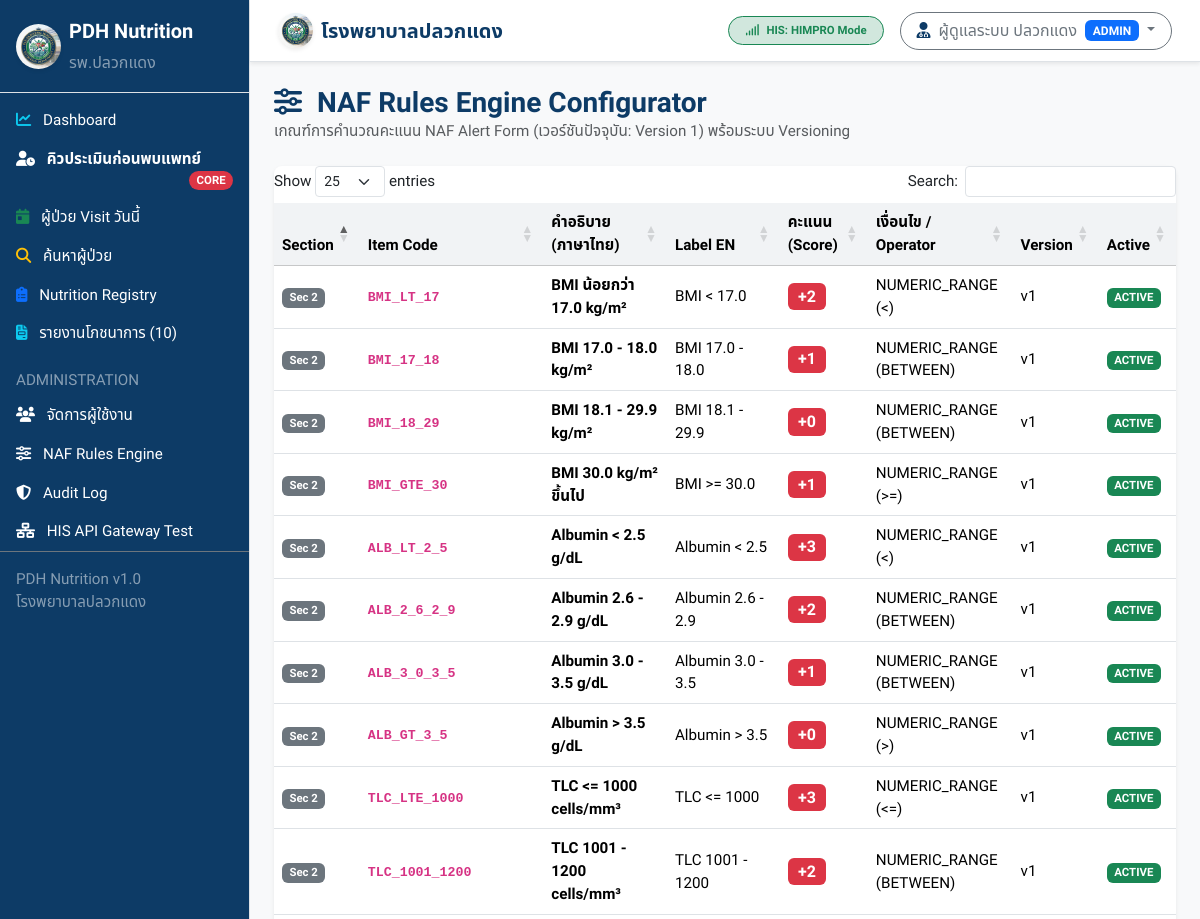
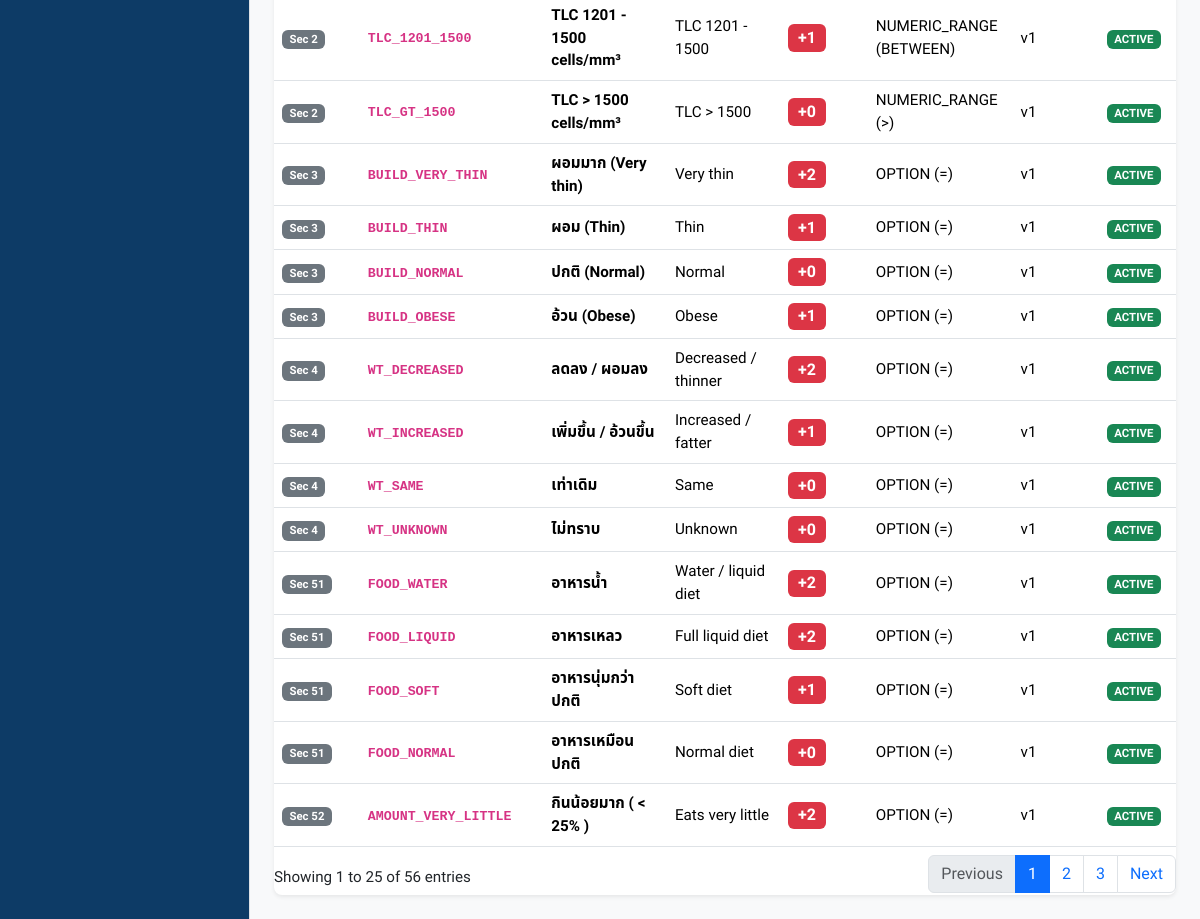
/admin/rules (signed in), run on the app's committed database (2 pictures, top to bottom).
### tables this page shows
CREATE TABLE `naf_rules` (
  `id` INT AUTO_INCREMENT PRIMARY KEY,
  `section` INT NOT NULL,
  `item_code` VARCHAR(50) NOT NULL,
  `label_th` VARCHAR(255) NOT NULL,
  `label_en` VARCHAR(255) NULL,
  `score` INT NOT NULL DEFAULT 0,
  `condition_type` VARCHAR(50) NOT NULL DEFAULT 'OPTION',
  `min_value` DECIMAL(8,2) NULL,
  `max_value` DECIMAL(8,2) NULL,
  `operator` VARCHAR(10) NULL,
  `version` INT NOT NULL DEFAULT 1,
  `active` TINYINT(1) NOT NULL DEFAULT 1,
  `effective_from` DATE NULL,
  `effective_to` DATE NULL,
  INDEX `idx_rules_sec` (`section`),
  INDEX `idx_rules_ver` (`version`)
);

### app/Controllers/AdminController.php (called while the page is built, shortened)
<?php
class AdminController {
    public function rules(): void {
        $pdo = Database::getConnection();
        $stmt = $pdo->query("SELECT * FROM naf_rules ORDER BY version DESC, section ASC, id ASC");
        $rules = $stmt->fetchAll(PDO::FETCH_ASSOC);
        require __DIR__ . '/../../views/admin/rules.php';
    }
}

### views/admin/rules.php (the view, shortened to what this page needs)
<?php
require __DIR__ . '/../layouts/header.php';
require __DIR__ . '/../layouts/sidebar.php';
?>
<div id="page-content-wrapper" class="w-100">
  <?php require __DIR__ . '/../layouts/navbar.php'; ?>
  <div class="container-fluid p-4">
    <div class="mb-4">
      <h3 class="fw-bold text-pdh-blue mb-0"><i class="fa-solid fa-sliders me-2"></i> NAF Rules Engine Configurator</h3>
      <p class="text-muted mb-0">เกณฑ์การคำนวณคะแนน NAF Alert Form (เวอร์ชันปัจจุบัน: Version 1) พร้อมระบบ Versioning</p>
    </div>
    <div class="card shadow-sm border-0">
      <div class="card-body p-0">
        <div class="table-responsive">
          <table class="table table-hover align-middle mb-0 datatable">
            <thead class="table-light">
              <tr>
                <th>Section</th>
                <th>Item Code</th>
                <th>คำอธิบาย (ภาษาไทย)</th>
                <th>Label EN</th>
                <th>คะแนน (Score)</th>
                <th>เงื่อนไข / Operator</th>
                <th>Version</th>
                <th>Active</th>
              </tr>
            </thead>
            <tbody>
              <?php foreach ($rules as $r): ?>
                <tr>
                  <td><span class="badge bg-secondary">Sec <?= $r['section'] ?></span></td>
                  <td class="fw-bold text-pdh-blue"><code><?= htmlspecialchars($r['item_code']) ?></code></td>
                  <td class="fw-bold"><?= htmlspecialchars($r['label_th']) ?></td>
                  <td><?= htmlspecialchars($r['label_en'] ?: '-') ?></td>
                  <td><span class="badge bg-danger fs-6">+<?= $r['score'] ?></span></td>
                  <td><?= htmlspecialchars($r['condition_type']) ?> (<?= htmlspecialchars($r['operator'] ?: '=') ?>)</td>
                  <td>v<?= $r['version'] ?></td>
                  <td>
                    <?php if ($r['active']): ?>
                      <span class="badge bg-success">ACTIVE</span>
                    <?php else: ?>
                      <span class="badge bg-secondary">INACTIVE</span>
                    <?php endif; ?>
                  </td>
                </tr>
              <?php endforeach; ?>
            </tbody>
          </table>
        </div>
      </div>
    </div>
  </div>
</div>
<?php require __DIR__ . '/../layouts/footer.php'; ?>

### public/assets/css/custom.css (style rules this page uses)
:root { --pdh-blue: #0d3b66; --pdh-blue-light: #1d5b96; --pdh-green: #06d6a0; --pdh-amber: #f77f00; --pdh-red: #d62828; --pdh-purple: #7209b7; --pdh-gray: #f8f9fa; --pdh-dark: #212529; }
body { font-family: 'Sarabun', 'Noto Sans Thai', sans-serif; background-color: var(--pdh-gray); color: var(--pdh-dark); font-size: 0.95rem; }
.text-pdh-blue { color: var(--pdh-blue) !important; }
.card { border-radius: 8px; border: 1px solid rgba(0, 0, 0, 0.08); box-shadow: 0 2px 6px rgba(0, 0, 0, 0.04); }
.table th { font-weight: 600; background-color: #f1f3f5; }

### data on the page
naf_rules: section "2", item_code "BMI_LT_17", label_th "BMI น้อยกว่า 17.0 kg/m²", label_en "BMI < 17.0", score "2", condition_type "NUMERIC_RANGE", operator "<", version "1", active "ACTIVE"
naf_rules: section "2", item_code "BMI_17_18", label_th "BMI 17.0 - 18.0 kg/m²", label_en "BMI 17.0 - 18.0", score "1", condition_type "NUMERIC_RANGE", operator "BETWEEN", version "1", active "ACTIVE"
naf_rules: section "2", item_code "BMI_18_29", label_th "BMI 18.1 - 29.9 kg/m²", label_en "BMI 18.1 - 29.9", score "0", condition_type "NUMERIC_RANGE", operator "BETWEEN", version "1", active "ACTIVE"
naf_rules: section "2", item_code "BMI_GTE_30", label_th "BMI 30.0 kg/m² ขึ้นไป", label_en "BMI >= 30.0", score "1", condition_type "NUMERIC_RANGE", operator ">=", version "1", active "ACTIVE"
naf_rules: section "2", item_code "ALB_LT_2_5", label_th "Albumin < 2.5 g/dL", label_en "Albumin < 2.5", score "3", condition_type "NUMERIC_RANGE", operator "<", version "1", active "ACTIVE"
naf_rules: section "2", item_code "ALB_2_6_2_9", label_th "Albumin 2.6 - 2.9 g/dL", label_en "Albumin 2.6 - 2.9", score "2", condition_type "NUMERIC_RANGE", operator "BETWEEN", version "1", active "ACTIVE"
naf_rules: section "2", item_code "ALB_3_0_3_5", label_th "Albumin 3.0 - 3.5 g/dL", label_en "Albumin 3.0 - 3.5", score "1", condition_type "NUMERIC_RANGE", operator "BETWEEN", version "1", active "ACTIVE"
naf_rules: section "2", item_code "ALB_GT_3_5", label_th "Albumin > 3.5 g/dL", label_en "Albumin > 3.5", score "0", condition_type "NUMERIC_RANGE", operator ">", version "1", active "ACTIVE"
naf_rules: section "2", item_code "TLC_LTE_1000", label_th "TLC <= 1000 cells/mm³", label_en "TLC <= 1000", score "3", condition_type "NUMERIC_RANGE", operator "<=", version "1", active "ACTIVE"
naf_rules: section "2", item_code "TLC_1001_1200", label_th "TLC 1001 - 1200 cells/mm³", label_en "TLC 1001 - 1200", score "2", condition_type "NUMERIC_RANGE", operator "BETWEEN", version "1", active "ACTIVE"
naf_rules: section "2", item_code "TLC_1201_1500", label_th "TLC 1201 - 1500 cells/mm³", label_en "TLC 1201 - 1500", score "1", condition_type "NUMERIC_RANGE", operator "BETWEEN", version "1", active "ACTIVE"
naf_rules: section "2", item_code "TLC_GT_1500", label_th "TLC > 1500 cells/mm³", label_en "TLC > 1500", score "0", condition_type "NUMERIC_RANGE", operator ">", version "1", active "ACTIVE"
naf_rules: section "3", item_code "BUILD_VERY_THIN", label_th "ผอมมาก (Very thin)", label_en "Very thin", score "2", condition_type "OPTION", operator "=", version "1", active "ACTIVE"
naf_rules: section "3", item_code "BUILD_THIN", label_th "ผอม (Thin)", label_en "Thin", score "1", condition_type "OPTION", operator "=", version "1", active "ACTIVE"
naf_rules: section "3", item_code "BUILD_NORMAL", label_th "ปกติ (Normal)", label_en "Normal", score "0", condition_type "OPTION", operator "=", version "1", active "ACTIVE"
naf_rules: section "3", item_code "BUILD_OBESE", label_th "อ้วน (Obese)", label_en "Obese", score "1", condition_type "OPTION", operator "=", version "1", active "ACTIVE"
naf_rules: section "4", item_code "WT_DECREASED", label_th "ลดลง / ผอมลง", label_en "Decreased / thinner", score "2", condition_type "OPTION", operator "=", version "1", active "ACTIVE"
naf_rules: section "4", item_code "WT_INCREASED", label_th "เพิ่มขึ้น / อ้วนขึ้น", label_en "Increased / fatter", score "1", condition_type "OPTION", operator "=", version "1", active "ACTIVE"
naf_rules: section "4", item_code "WT_SAME", label_th "เท่าเดิม", label_en "Same", score "0", condition_type "OPTION", operator "=", version "1", active "ACTIVE"
naf_rules: section "4", item_code "WT_UNKNOWN", label_th "ไม่ทราบ", label_en "Unknown", score "0", condition_type "OPTION", operator "=", version "1", active "ACTIVE"
naf_rules: section "51", item_code "FOOD_WATER", label_th "อาหารน้ำ", label_en "Water / liquid diet", score "2", condition_type "OPTION", operator "=", version "1", active "ACTIVE"
naf_rules: section "51", item_code "FOOD_LIQUID", label_th "อาหารเหลว", label_en "Full liquid diet", score "2", condition_type "OPTION", operator "=", version "1", active "ACTIVE"
naf_rules: section "51", item_code "FOOD_SOFT", label_th "อาหารนุ่มกว่าปกติ", label_en "Soft diet", score "1", condition_type "OPTION", operator "=", version "1", active "ACTIVE"
naf_rules: section "51", item_code "FOOD_NORMAL", label_th "อาหารเหมือนปกติ", label_en "Normal diet", score "0", condition_type "OPTION", operator "=", version "1", active "ACTIVE"
naf_rules: section "52", item_code "AMOUNT_VERY_LITTLE", label_th "กินน้อยมาก ( < 25% )", label_en "Eats very little", score "2", condition_type "OPTION", operator "=", version "1", active "ACTIVE"

### other printed values
$hisDriver "HIMPRO"
$userName "ผู้ดูแลระบบ ปลวกแดง"
$userRole "ADMIN"
